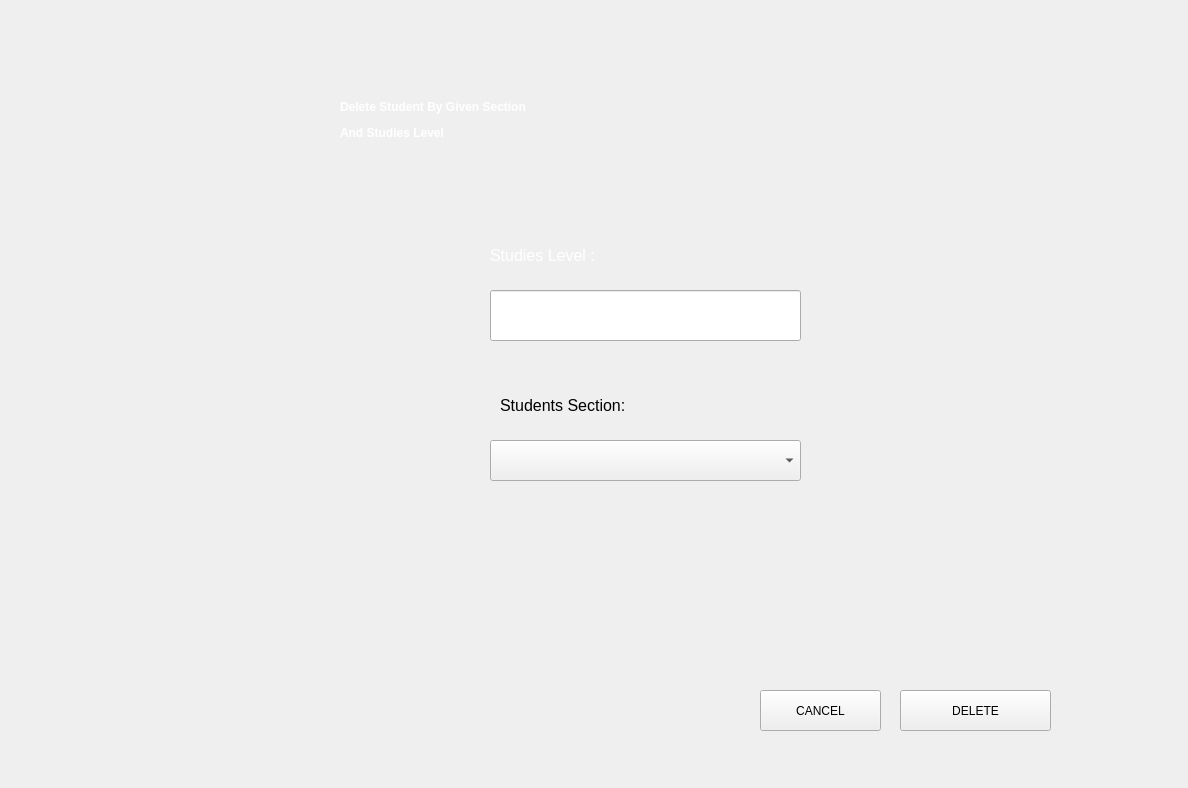
<?xml version="1.0" encoding="UTF-8"?>
<ui version="4.0">
 <class>Form</class>
 <widget class="QWidget" name="Form">
  <property name="geometry">
   <rect>
    <x>0</x>
    <y>0</y>
    <width>1188</width>
    <height>788</height>
   </rect>
  </property>
  <property name="windowTitle">
   <string>Form</string>
  </property>
  <widget class="QPushButton" name="supprimer">
   <property name="geometry">
    <rect>
     <x>900</x>
     <y>690</y>
     <width>151</width>
     <height>41</height>
    </rect>
   </property>
   <property name="styleSheet">
    <string notr="true"> 
font: 75 16pt &quot;Poppins&quot;;</string>
   </property>
   <property name="text">
    <string>DELETE</string>
   </property>
  </widget>
  <widget class="QLabel" name="label">
   <property name="geometry">
    <rect>
     <x>490</x>
     <y>220</y>
     <width>591</width>
     <height>71</height>
    </rect>
   </property>
   <property name="styleSheet">
    <string notr="true"/>
   </property>
   <property name="text">
    <string>&lt;html&gt;&lt;head/&gt;&lt;body&gt;&lt;p&gt;&lt;span style=&quot; font-size:12pt; color:#fff;&quot;&gt;Studies Level :&lt;/span&gt;&lt;/p&gt;&lt;/body&gt;&lt;/html&gt;</string>
   </property>
  </widget>
  <widget class="QPushButton" name="annuler">
   <property name="geometry">
    <rect>
     <x>760</x>
     <y>690</y>
     <width>121</width>
     <height>41</height>
    </rect>
   </property>
   <property name="styleSheet">
    <string notr="true"> font: 75 16pt &quot;Poppins&quot;;</string>
   </property>
   <property name="text">
    <string>CANCEL</string>
   </property>
  </widget>
  <widget class="QLabel" name="section_2">
   <property name="geometry">
    <rect>
     <x>240</x>
     <y>350</y>
     <width>481</width>
     <height>31</height>
    </rect>
   </property>
   <property name="text">
    <string/>
   </property>
  </widget>
  <widget class="QLineEdit" name="niveau">
   <property name="geometry">
    <rect>
     <x>490</x>
     <y>290</y>
     <width>311</width>
     <height>51</height>
    </rect>
   </property>
  </widget>
  <widget class="QLabel" name="niveau_2">
   <property name="geometry">
    <rect>
     <x>480</x>
     <y>350</y>
     <width>491</width>
     <height>41</height>
    </rect>
   </property>
   <property name="text">
    <string/>
   </property>
  </widget>
  <widget class="QLabel" name="label_2">
   <property name="geometry">
    <rect>
     <x>500</x>
     <y>370</y>
     <width>241</width>
     <height>71</height>
    </rect>
   </property>
   <property name="styleSheet">
    <string notr="true"/>
   </property>
   <property name="text">
    <string>&lt;html&gt;&lt;head/&gt;&lt;body&gt;&lt;p&gt;&lt;span style=&quot; font-size:12pt; color:#000000;&quot;&gt;Students Section:&lt;/span&gt;&lt;/p&gt;&lt;/body&gt;&lt;/html&gt;</string>
   </property>
  </widget>
  <widget class="QComboBox" name="section">
   <property name="geometry">
    <rect>
     <x>490</x>
     <y>440</y>
     <width>311</width>
     <height>41</height>
    </rect>
   </property>
   <property name="styleSheet">
    <string notr="true">QLineEdit {
border: 1px solid rgb(37,39,48);

padding-left:20px;
padding-right:20px;
}
QLineEdit:hover{
	border: 2px solid rgb(222, 221, 218)
}
QLineEdit:focus{
	border: 2px solid rgb(154, 208, 236)
}</string>
   </property>
   <item>
    <property name="text">
     <string/>
    </property>
   </item>
   <item>
    <property name="text">
     <string>CPI1</string>
    </property>
   </item>
   <item>
    <property name="text">
     <string>CPI 2</string>
    </property>
   </item>
   <item>
    <property name="text">
     <string>L1 INFO</string>
    </property>
   </item>
   <item>
    <property name="text">
     <string>L1 TIC</string>
    </property>
   </item>
   <item>
    <property name="text">
     <string>L1 EEA</string>
    </property>
   </item>
   <item>
    <property name="text">
     <string>L1 MATH</string>
    </property>
   </item>
   <item>
    <property name="text">
     <string>L2 INFO </string>
    </property>
   </item>
   <item>
    <property name="text">
     <string>L2 TIC</string>
    </property>
   </item>
   <item>
    <property name="text">
     <string>L2 EEA</string>
    </property>
   </item>
   <item>
    <property name="text">
     <string>L2 MATH</string>
    </property>
   </item>
   <item>
    <property name="text">
     <string>L3 INFO</string>
    </property>
   </item>
   <item>
    <property name="text">
     <string>L3 TIC</string>
    </property>
   </item>
   <item>
    <property name="text">
     <string>L3 EEA</string>
    </property>
   </item>
   <item>
    <property name="text">
     <string>ING 1</string>
    </property>
   </item>
   <item>
    <property name="text">
     <string>ING2</string>
    </property>
   </item>
  </widget>
  <widget class="QLabel" name="section_3">
   <property name="geometry">
    <rect>
     <x>490</x>
     <y>480</y>
     <width>301</width>
     <height>61</height>
    </rect>
   </property>
   <property name="text">
    <string/>
   </property>
  </widget>
  <widget class="QLabel" name="label_3">
   <property name="geometry">
    <rect>
     <x>-10</x>
     <y>-15</y>
     <width>1221</width>
     <height>821</height>
    </rect>
   </property>
   <property name="text">
    <string/>
   </property>
   <property name="pixmap">
    <pixmap>bg.jpg</pixmap>
   </property>
   <property name="scaledContents">
    <bool>true</bool>
   </property>
  </widget>
 
  <widget class="QLabel" name="label_4">
   <property name="geometry">
    <rect>
     <x>340</x>
     <y>60</y>
     <width>651</width>
     <height>121</height>
    </rect>
   </property>
   <property name="styleSheet">
    <string notr="true">color: rgb(0, 0, 0);

font: 25pt &quot;Poppins Condensed&quot;;

</string>
   </property>
   <property name="text">
    <string>&lt;html&gt;&lt;head/&gt;&lt;body&gt;&lt;p&gt;&lt;span style=&quot; font-weight:600;color:#fff; &quot;&gt;Delete Student By Given Section&lt;/span&gt;&lt;/p&gt;&lt;p&gt;&lt;span style=&quot; font-weight:600;color:#fff; &quot;&gt;And Studies Level&lt;/span&gt;&lt;/p&gt;&lt;/body&gt;&lt;/html&gt;</string>
   </property>
  </widget>
  <zorder>label_3</zorder>
  <zorder>supprimer</zorder>
  <zorder>label</zorder>
  <zorder>annuler</zorder>
  <zorder>section_2</zorder>
  <zorder>niveau</zorder>
  <zorder>niveau_2</zorder>
  <zorder>label_2</zorder>
  <zorder>section</zorder>
  <zorder>section_3</zorder>
  <zorder>label_10</zorder>
  <zorder>label_4</zorder>
 </widget>
 <resources/>
 <connections/>
</ui>
